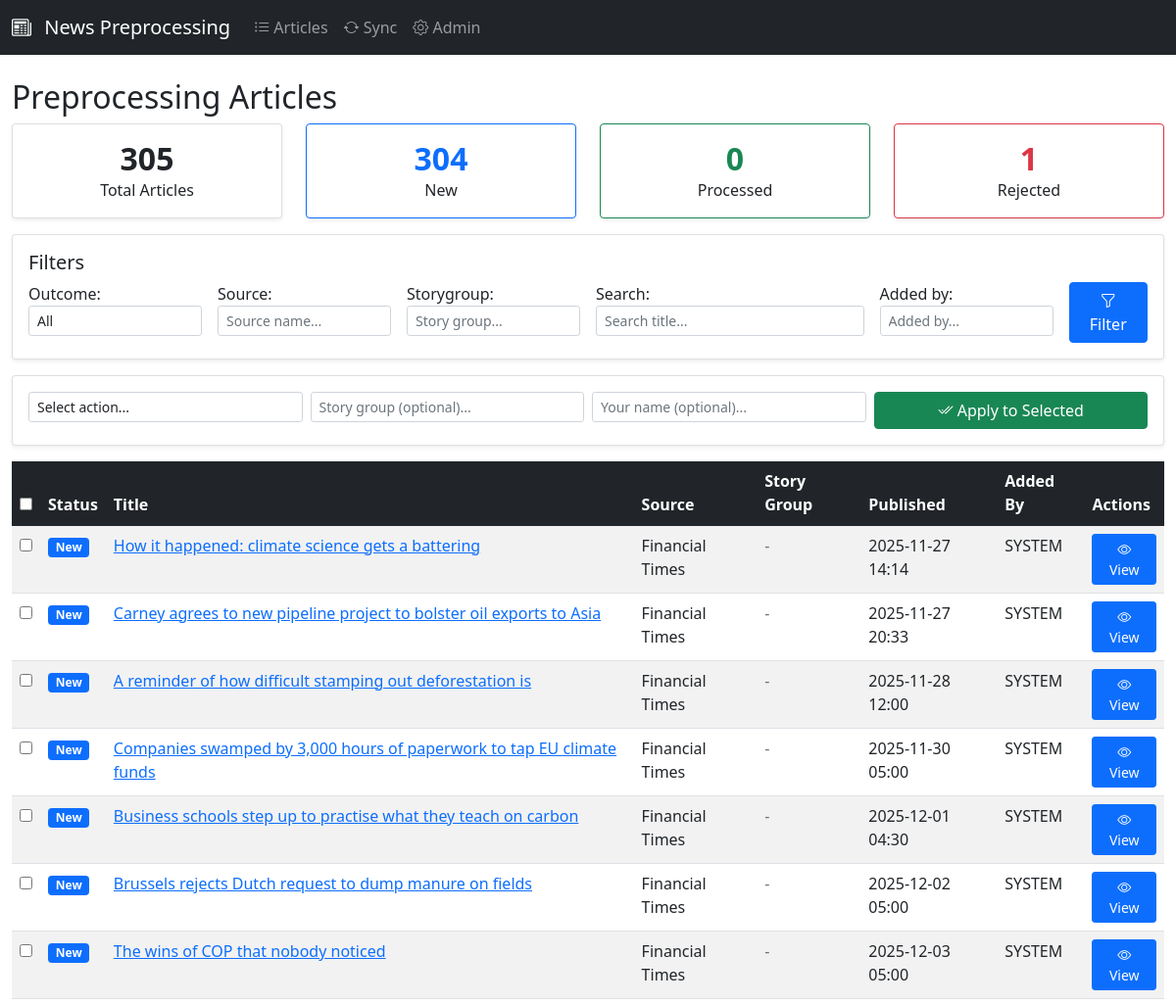
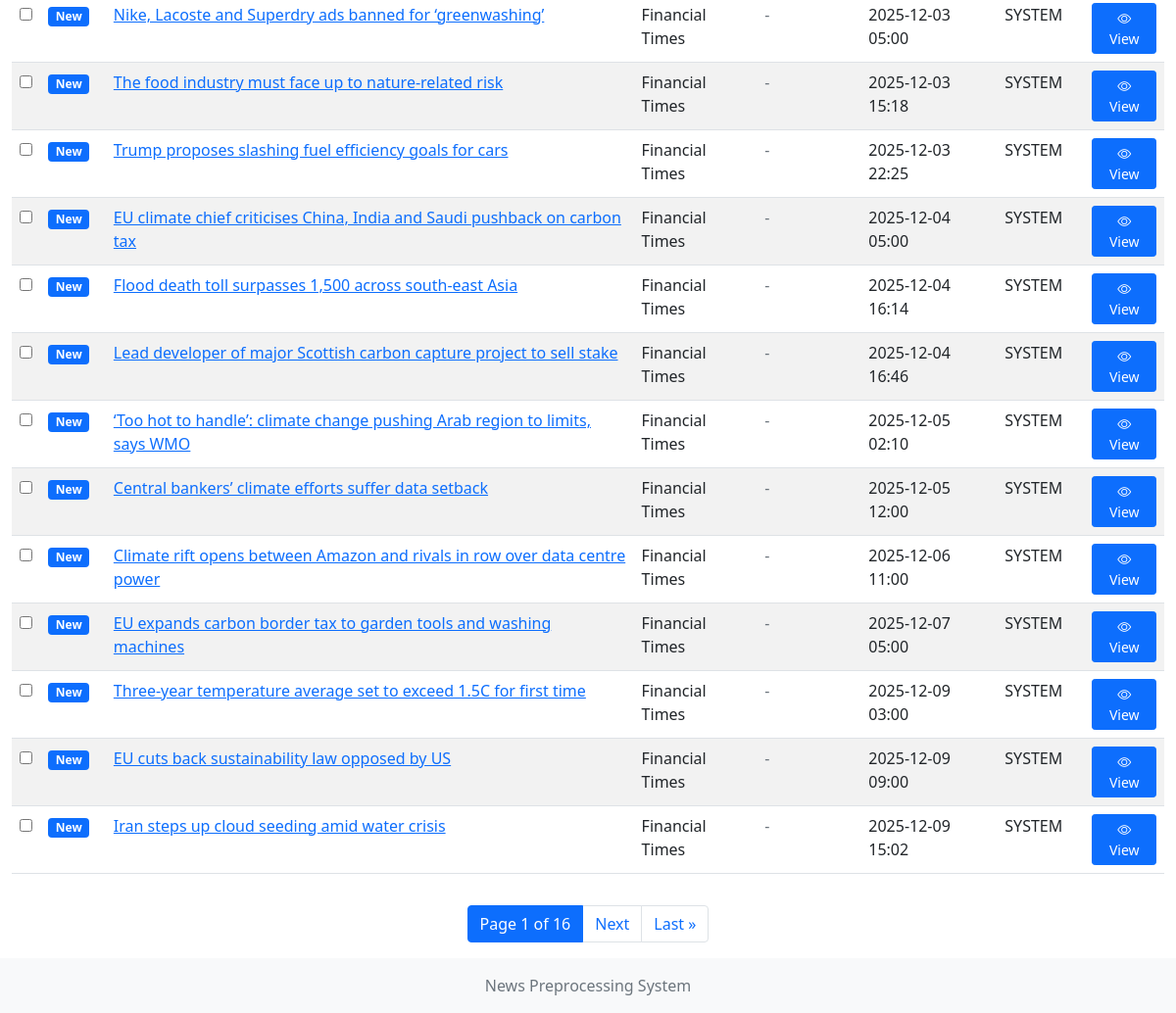
The page / on the database its author committed (2 pictures, top to bottom).
### articles/models.py (models this page shows, shortened)
class PreprocessingArticle(models.Model):
    OUTCOME_CHOICES = [
        ('NEW', 'New'),
        ('processed', 'Processed'),
        ('rejected', 'Rejected'),
    ]
    title = models.TextField()
    link = models.TextField()
    description = models.TextField(blank=True)
    summary = models.TextField(blank=True)
    content = models.TextField(blank=True)
    source = models.CharField(max_length=200)
    category = models.CharField(max_length=100, blank=True)
    feed_url = models.TextField(blank=True)
    guid = models.TextField(blank=True)
    author = models.CharField(max_length=500, blank=True)
    published = models.DateTimeField(null=True, blank=True)
    fetched_at = models.DateTimeField(null=True, blank=True)
    time_added = models.DateTimeField(auto_now_add=True)
    added_by = models.CharField(max_length=100, default='SYSTEM')
    modified_by = models.CharField(max_length=100, blank=True)
    outcome = models.CharField(
        max_length=20,
        choices=OUTCOME_CHOICES,
        default='NEW'
    )
    storygroup = models.CharField(max_length=200, blank=True)
    source_article_id = models.IntegerField(null=True, blank=True, help_text='ID from news.db')
    last_synced = models.DateTimeField(auto_now=True)
    class Meta:
        ordering = ['-time_added']
        unique_together = [['title', 'source', 'published']]
        indexes = [
            models.Index(fields=['outcome']),
            models.Index(fields=['source']),
            models.Index(fields=['storygroup']),
            models.Index(fields=['time_added']),
        ]
    @property
    def outcome_badge_class(self):
        badges = {
            'NEW': 'badge-primary',
            'processed': 'badge-success',
            'rejected': 'badge-danger',
        }
        return badges.get(self.outcome, 'badge-secondary')

### articles/views.py (the view, shortened to what this page needs)
# urls.py: path('', views.ArticleListView.as_view(), name='article_list'),
class ArticleListView(ListView):
    model = PreprocessingArticle
    template_name = 'articles/article_list.html'
    context_object_name = 'articles'
    paginate_by = 20
    def get_queryset(self):
        queryset = PreprocessingArticle.objects.all()
        outcome = self.request.GET.get('outcome')
        source = self.request.GET.get('source')
        storygroup = self.request.GET.get('storygroup')
        search = self.request.GET.get('search')
        added_by = self.request.GET.get('added_by')
        if outcome:
            queryset = queryset.filter(outcome=outcome)
        if source:
            queryset = queryset.filter(source__icontains=source)
        if storygroup:
            queryset = queryset.filter(storygroup__icontains=storygroup)
        if search:
            queryset = queryset.filter(
                Q(title__icontains=search) | Q(description__icontains=search)
            )
        if added_by:
            queryset = queryset.filter(added_by__icontains=added_by)
        sort_by = self.request.GET.get('sort', '-time_added')
        queryset = queryset.order_by(sort_by)
        return queryset
    def get_context_data(self, **kwargs):
        context = super().get_context_data(**kwargs)
        context['filter_form'] = ArticleFilterForm(self.request.GET or None)
        context['bulk_form'] = BulkActionForm()
        context['stats'] = {
            'total': PreprocessingArticle.objects.count(),
            'new': PreprocessingArticle.objects.filter(outcome='NEW').count(),
            'processed': PreprocessingArticle.objects.filter(outcome='processed').count(),
            'rejected': PreprocessingArticle.objects.filter(outcome='rejected').count(),
        }
        context['sources'] = PreprocessingArticle.objects.values_list(
            'source', flat=True
        ).distinct().order_by('source')
        context['storygroups'] = PreprocessingArticle.objects.exclude(
            storygroup=''
        ).values_list('storygroup', flat=True).distinct().order_by('storygroup')
        return context

### articles/forms.py
class ArticleFilterForm(forms.Form):
    outcome = forms.ChoiceField(
        choices=[('', 'All')] + list(PreprocessingArticle.OUTCOME_CHOICES),
        required=False,
        widget=forms.Select(attrs={'class': 'form-control form-control-sm'})
    )
    source = forms.CharField(
        required=False,
        max_length=200,
        widget=forms.TextInput(attrs={
            'class': 'form-control form-control-sm',
            'placeholder': 'Source name...'
        })
    )
    storygroup = forms.CharField(
        required=False,
        max_length=200,
        widget=forms.TextInput(attrs={
            'class': 'form-control form-control-sm',
            'placeholder': 'Story group...'
        })
    )
    search = forms.CharField(
        required=False,
        max_length=500,
        widget=forms.TextInput(attrs={
            'class': 'form-control form-control-sm',
            'placeholder': 'Search title...'
        })
    )
    added_by = forms.CharField(
        required=False,
        max_length=100,
        widget=forms.TextInput(attrs={
            'class': 'form-control form-control-sm',
            'placeholder': 'Added by...'
        })
    )

class BulkActionForm(forms.Form):
    action = forms.ChoiceField(
        choices=[
            ('', 'Select action...'),
            ('mark_processed', 'Mark as Processed'),
            ('mark_rejected', 'Mark as Rejected'),
            ('mark_new', 'Mark as New'),
        ],
        required=True,
        widget=forms.Select(attrs={'class': 'form-control form-control-sm'})
    )
    selected_articles = forms.CharField(
        widget=forms.HiddenInput(),
        required=False
    )
    storygroup = forms.CharField(
        required=False,
        max_length=200,
        widget=forms.TextInput(attrs={
            'class': 'form-control form-control-sm',
            'placeholder': 'Story group (optional)...'
        })
    )
    modified_by = forms.CharField(
        required=False,
        max_length=100,
        widget=forms.TextInput(attrs={
            'class': 'form-control form-control-sm',
            'placeholder': 'Your name (optional)...'
        })
    )

### articles/templates/articles/article_list.html (shortened to what this page needs)
{% extends 'articles/base.html' %}
{% block content %}
<div class="row">
    <div class="col-12">
        <h2>Preprocessing Articles</h2>
        <div class="row mb-3">
            <div class="col-md-3">
                <div class="card text-center">
                    <div class="card-body">
                        <h5 class="card-title">{{ stats.total }}</h5>
                        <p class="card-text">Total Articles</p>
                    </div>
                </div>
            </div>
            <div class="col-md-3">
                <div class="card text-center border-primary">
                    <div class="card-body">
                        <h5 class="card-title text-primary">{{ stats.new }}</h5>
                        <p class="card-text">New</p>
                    </div>
                </div>
            </div>
            <div class="col-md-3">
                <div class="card text-center border-success">
                    <div class="card-body">
                        <h5 class="card-title text-success">{{ stats.processed }}</h5>
                        <p class="card-text">Processed</p>
                    </div>
                </div>
            </div>
            <div class="col-md-3">
                <div class="card text-center border-danger">
                    <div class="card-body">
                        <h5 class="card-title text-danger">{{ stats.rejected }}</h5>
                        <p class="card-text">Rejected</p>
                    </div>
                </div>
            </div>
        </div>
        <div class="card mb-3">
            <div class="card-body">
                <h5 class="card-title">Filters</h5>
                <form method="get" class="row g-3">
                    <div class="col-md-2">
                        {{ filter_form.outcome.label_tag }}
                        {{ filter_form.outcome }}
                    </div>
                    <div class="col-md-2">
                        {{ filter_form.source.label_tag }}
                        {{ filter_form.source }}
                    </div>
                    <div class="col-md-2">
                        {{ filter_form.storygroup.label_tag }}
                        {{ filter_form.storygroup }}
                    </div>
                    <div class="col-md-3">
                        {{ filter_form.search.label_tag }}
                        {{ filter_form.search }}
                    </div>
                    <div class="col-md-2">
                        {{ filter_form.added_by.label_tag }}
                        {{ filter_form.added_by }}
                    </div>
                    <div class="col-md-1 d-flex align-items-end">
                        <button type="submit" class="btn btn-primary w-100">
                            <i class="bi bi-funnel"></i> Filter
                        </button>
                    </div>
                </form>
            </div>
        </div>
        <form method="post" id="bulk-action-form">
            <div class="card mb-3">
                <div class="card-body">
                    <div class="row g-2">
                        <div class="col-md-3">
                            {{ bulk_form.action }}
                        </div>
                        <div class="col-md-3">
                            {{ bulk_form.storygroup }}
                        </div>
                        <div class="col-md-3">
                            {{ bulk_form.modified_by }}
                        </div>
                        <div class="col-md-3">
                            <button type="submit" class="btn btn-success w-100" id="apply-bulk-action">
                                <i class="bi bi-check2-all"></i> Apply to Selected
                            </button>
                        </div>
                    </div>
                </div>
            </div>
            <div class="table-responsive">
                <table class="table table-striped table-hover">
                    <thead class="table-dark">
                        <tr>
                            <th><input type="checkbox" id="select-all"></th>
                            <th>Status</th>
                            <th>Title</th>
                            <th>Source</th>
                            <th>Story Group</th>
                            <th>Published</th>
                            <th>Added By</th>
                            <th>Actions</th>
                        </tr>
                    </thead>
                    <tbody>
                        {% for article in articles %}
                        <tr>
                            <td>
                                <input type="checkbox" name="selected_articles" value="{{ article.id }}" class="article-checkbox">
                            </td>
                            <td>
                                <span class="badge {{ article.outcome_badge_class }}">
                                    {{ article.get_outcome_display }}
                                </span>
                            </td>
                            <td>
                                <a href="{% url 'article_detail' article.id %}">
                                    {{ article.title|truncatewords:15 }}
                                </a>
                            </td>
                            <td>{{ article.source }}</td>
                            <td>
                                {% if article.storygroup %}
                                    <span class="badge bg-info">{{ article.storygroup }}</span>
                                {% else %}
                                    <span class="text-muted">-</span>
                                {% endif %}
                            </td>
                            <td>{{ article.published|date:"Y-m-d H:i" }}</td>
                            <td>{{ article.added_by }}</td>
                            <td>
                                <a href="{% url 'article_detail' article.id %}" class="btn btn-sm btn-primary">
                                    <i class="bi bi-eye"></i> View
                                </a>
                            </td>
                        </tr>
                        {% empty %}
                        <tr>
                            <td colspan="8" class="text-center">No articles found.</td>
                        </tr>
                        {% endfor %}
                    </tbody>
                </table>
            </div>
        </form>
        {% if is_paginated %}
        <nav>
            <ul class="pagination justify-content-center">
                <li class="page-item active">
                    <span class="page-link">
                        Page {{ page_obj.number }} of {{ page_obj.paginator.num_pages }}
                    </span>
                </li>
                {% if page_obj.has_next %}
                    <li class="page-item">
                        <a class="page-link" href="?page={{ page_obj.next_page_number }}{% for key, value in request.GET.items %}{% if key != 'page' %}&{{ key }}={{ value }}{% endif %}{% endfor %}">
                            Next
                        </a>
                    </li>
                    <li class="page-item">
                        <a class="page-link" href="?page={{ page_obj.paginator.num_pages }}{% for key, value in request.GET.items %}{% if key != 'page' %}&{{ key }}={{ value }}{% endif %}{% endfor %}">
                            Last &raquo;
                        </a>
                    </li>
                {% endif %}
            </ul>
        </nav>
        {% endif %}
    </div>
</div>
{% endblock %}

### articles/templates/articles/base.html (shortened to what this page needs)
<!DOCTYPE html>
<html lang="en">
<head>
    <link href="https://cdn.jsdelivr.net/npm/bootstrap@5.1.3/dist/css/bootstrap.min.css" rel="stylesheet">
    <link rel="stylesheet" href="https://cdn.jsdelivr.net/npm/bootstrap-icons@1.10.0/font/bootstrap-icons.css">
    {% load static %}
    <link rel="stylesheet" href="{% static 'css/style.css' %}">
</head>
<body>
    <nav class="navbar navbar-expand-lg navbar-dark bg-dark">
        <div class="container-fluid">
            <a class="navbar-brand" href="{% url 'article_list' %}">
                <i class="bi bi-newspaper"></i> News Preprocessing
            </a>
            <div class="collapse navbar-collapse" id="navbarNav">
                <ul class="navbar-nav">
                    <li class="nav-item">
                        <a class="nav-link" href="{% url 'article_list' %}">
                            <i class="bi bi-list-ul"></i> Articles
                        </a>
                    </li>
                    <li class="nav-item">
                        <a class="nav-link" href="{% url 'sync_status' %}">
                            <i class="bi bi-arrow-repeat"></i> Sync
                        </a>
                    </li>
                    <li class="nav-item">
                        <a class="nav-link" href="/admin/">
                            <i class="bi bi-gear"></i> Admin
                        </a>
                    </li>
                </ul>
            </div>
        </div>
    </nav>
    <div class="container-fluid mt-4">
        {% block content %}
        {% endblock %}
    </div>
    <footer class="footer mt-auto py-3 bg-light">
        <div class="container text-center">
            <span class="text-muted">News Preprocessing System</span>
        </div>
    </footer>
</body>
</html>

### static/css/style.css (style rules this page uses)
body { min-height: 100vh; display: flex; flex-direction: column; }
.container-fluid { flex: 1; }
.footer { margin-top: auto; }
.badge-primary { background-color: #0d6efd !important; }
.card { box-shadow: 0 0.125rem 0.25rem rgba(0, 0, 0, 0.075); transition: box-shadow 0.3s ease-in-out; }
.form-control-sm { font-size: 0.875rem; }
.btn { margin-right: 0.25rem; }
.btn:last-child { margin-right: 0; }
.card.text-center .card-title { font-size: 2rem; font-weight: bold; margin-bottom: 0; }
.article-checkbox { cursor: pointer; }
.navbar-brand i { margin-right: 0.5rem; }
.pagination { margin-top: 1rem; }

### rows shown on the page
PreprocessingArticle: outcome "New", title "How it happened: climate science gets a battering", source "Financial Times", published "2025-11-27 14:14", added_by "SYSTEM"
PreprocessingArticle: outcome "New", title "Carney agrees to new pipeline project to bolster oil exports to Asia", source "Financial Times", published "2025-11-27 20:33", added_by "SYSTEM"
PreprocessingArticle: outcome "New", title "A reminder of how difficult stamping out deforestation is", source "Financial Times", published "2025-11-28 12:00", added_by "SYSTEM"
PreprocessingArticle: outcome "New", title "Companies swamped by 3,000 hours of paperwork to tap EU climate funds", source "Financial Times", published "2025-11-30 05:00", added_by "SYSTEM"
PreprocessingArticle: outcome "New", title "Business schools step up to practise what they teach on carbon", source "Financial Times", published "2025-12-01 04:30", added_by "SYSTEM"
PreprocessingArticle: outcome "New", title "Brussels rejects Dutch request to dump manure on fields", source "Financial Times", published "2025-12-02 05:00", added_by "SYSTEM"
PreprocessingArticle: outcome "New", title "The wins of COP that nobody noticed", source "Financial Times", published "2025-12-03 05:00", added_by "SYSTEM"
PreprocessingArticle: outcome "New", title "Nike, Lacoste and Superdry ads banned for ‘greenwashing’", source "Financial Times", published "2025-12-03 05:00", added_by "SYSTEM"
PreprocessingArticle: outcome "New", title "The food industry must face up to nature-related risk", source "Financial Times", published "2025-12-03 15:18", added_by "SYSTEM"
PreprocessingArticle: outcome "New", title "Trump proposes slashing fuel efficiency goals for cars", source "Financial Times", published "2025-12-03 22:25", added_by "SYSTEM"
PreprocessingArticle: outcome "New", title "EU climate chief criticises China, India and Saudi pushback on carbon tax", source "Financial Times", published "2025-12-04 05:00", added_by "SYSTEM"
PreprocessingArticle: outcome "New", title "Flood death toll surpasses 1,500 across south-east Asia", source "Financial Times", published "2025-12-04 16:14", added_by "SYSTEM"
PreprocessingArticle: outcome "New", title "Lead developer of major Scottish carbon capture project to sell stake", source "Financial Times", published "2025-12-04 16:46", added_by "SYSTEM"
PreprocessingArticle: outcome "New", title "‘Too hot to handle’: climate change pushing Arab region to limits, says WMO", source "Financial Times", published "2025-12-05 02:10", added_by "SYSTEM"
PreprocessingArticle: outcome "New", title "Central bankers’ climate efforts suffer data setback", source "Financial Times", published "2025-12-05 12:00", added_by "SYSTEM"
PreprocessingArticle: outcome "New", title "Climate rift opens between Amazon and rivals in row over data centre power", source "Financial Times", published "2025-12-06 11:00", added_by "SYSTEM"
PreprocessingArticle: outcome "New", title "EU expands carbon border tax to garden tools and washing machines", source "Financial Times", published "2025-12-07 05:00", added_by "SYSTEM"
PreprocessingArticle: outcome "New", title "Three-year temperature average set to exceed 1.5C for first time", source "Financial Times", published "2025-12-09 03:00", added_by "SYSTEM"
PreprocessingArticle: outcome "New", title "EU cuts back sustainability law opposed by US", source "Financial Times", published "2025-12-09 09:00", added_by "SYSTEM"
PreprocessingArticle: outcome "New", title "Iran steps up cloud seeding amid water crisis", source "Financial Times", published "2025-12-09 15:02", added_by "SYSTEM"

### other values the page prints
{{ stats.total }} "305"
{{ stats.new }} "304"
{{ stats.processed }} "0"
{{ stats.rejected }} "1"
{{ filter_form.outcome.label_tag }} "Outcome:"
{{ filter_form.source.label_tag }} "Source:"
{{ filter_form.storygroup.label_tag }} "Storygroup:"
{{ filter_form.search.label_tag }} "Search:"
{{ filter_form.added_by.label_tag }} "Added by:"
{{ page_obj.number }} "1"
{{ page_obj.paginator.num_pages }} "16"
